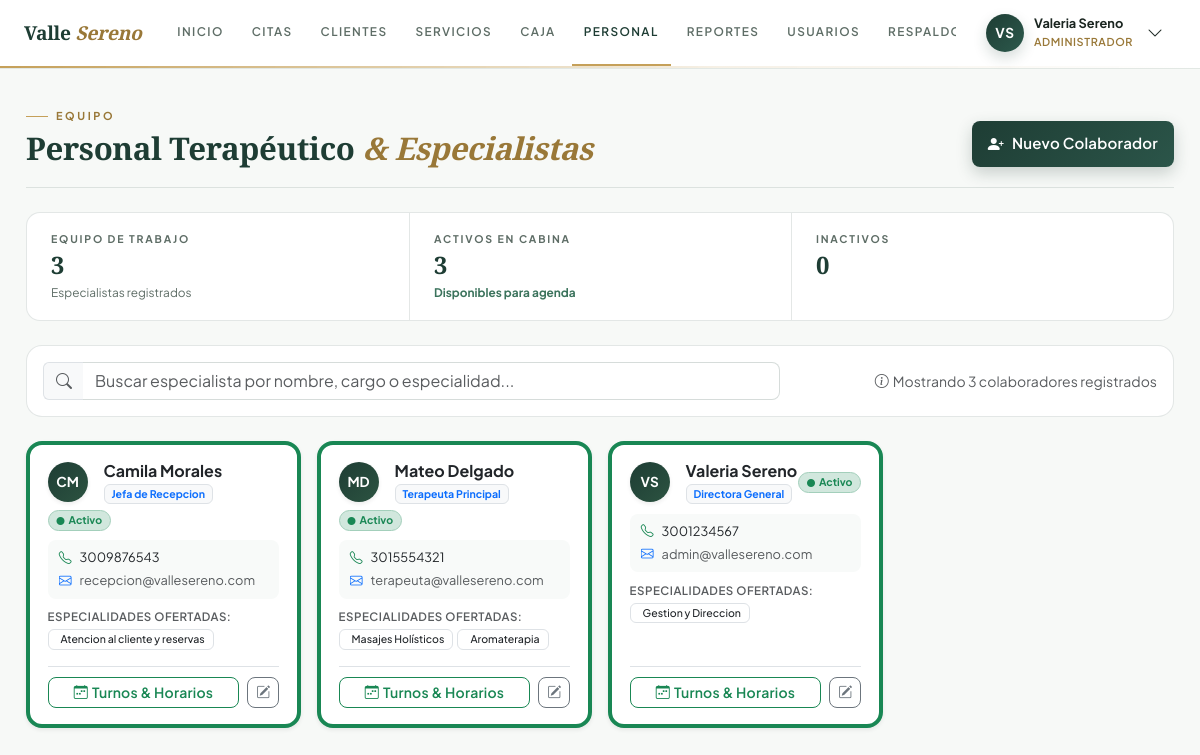
/index.php?c=empleados&a=index (signed in), run on the app's committed database.
### tables this page shows
CREATE TABLE IF NOT EXISTS empleados (
    id INT AUTO_INCREMENT PRIMARY KEY,
    nombre_completo VARCHAR(120) NOT NULL,
    telefono VARCHAR(20) NOT NULL,
    correo VARCHAR(100) NOT NULL UNIQUE,
    cargo VARCHAR(50) NOT NULL,
    especialidades TEXT NULL,
    estado ENUM('activo', 'inactivo') NOT NULL DEFAULT 'activo'
);

### app/controllers/EmpleadosController.php (called while the page is built, shortened)
<?php
require_once __DIR__ . '/../services/EmpleadoService.php';
class EmpleadosController {
    private EmpleadoService $service;
    public function __construct() {
        $this->service = new EmpleadoService();
    }
    public function index(): void {
        $empleados = $this->service->listarEmpleados();
        $activePage = 'empleados';
        $contentView = __DIR__ . '/../views/empleados/index.php';
        require_once __DIR__ . '/../views/layouts/main.php';
    }
}

### app/models/Empleado.php (called while the page is built, shortened)
<?php
require_once __DIR__ . '/Database.php';
class Empleado {
    private PDO $db;
    public function __construct() {
        $this->db = Database::getConnection();
    }
    public function getAll(string $estado = null): array {
        $sql = "SELECT * FROM empleados";
        $params = [];
        $sql .= " ORDER BY nombre_completo ASC";
        $stmt = $this->db->prepare($sql);
        $stmt->execute($params);
        return $stmt->fetchAll();
    }
}

### app/models/Database.php (called while the page is built, shortened)
<?php
class Database {
    private static ?PDO $instance = null;
    public static function getConnection(): PDO {
        if (self::$instance === null) {
            try {
                $dsn = "mysql:host=" . DB_HOST . ";port=" . DB_PORT . ";dbname=" . DB_NAME . ";charset=" . DB_CHARSET;
                $options = [
                    PDO::ATTR_ERRMODE            => PDO::ERRMODE_EXCEPTION,
                    PDO::ATTR_DEFAULT_FETCH_MODE => PDO::FETCH_ASSOC,
                    PDO::ATTR_EMULATE_PREPARES   => false,
                ];
                self::$instance = new PDO($dsn, DB_USER, DB_PASS, $options);
            } catch (PDOException $e) {
                error_log("Database connection error: " . $e->getMessage());
                http_response_code(500);
                $msg = (defined('APP_ENV') && APP_ENV === 'development')
                    ? 'Error de conexión a la base de datos: ' . $e->getMessage()
                    : 'Error del servidor: No se pudo conectar a la base de datos. Contacte al administrador.';
                die(json_encode([
                    'success' => false,
                    'message' => $msg
                ]));
            }
        }
        return self::$instance;
    }
}

### app/services/EmpleadoService.php (called while the page is built, shortened)
<?php
require_once __DIR__ . '/../models/Empleado.php';
class EmpleadoService {
    private Empleado $empleadoModel;
    public function __construct() {
        $this->empleadoModel = new Empleado();
    }
    public function listarEmpleados(string $estado = null): array {
        return $this->empleadoModel->getAll($estado);
    }
}

### app/views/empleados/index.php (the view, shortened to what this page needs)
<?php
$totalActivos = count(array_filter($empleados, fn($e) => $e['estado'] === 'activo'));
$totalInactivos = count($empleados) - $totalActivos;
?>
<div class="page-head">
    <div>
        <span class="kicker">Equipo</span>
        <h1 class="display-title">Personal Terapéutico <em>& Especialistas</em></h1>
    </div>
    <div class="page-head-actions">
        <button class="btn btn-spa-primary btn-sm px-3 d-inline-flex align-items-center gap-2" data-bs-toggle="modal" data-bs-target="#modalEmpleado" onclick="limpiarFormEmpleado()">
            <i class="bi bi-person-plus-fill fs-6"></i>
            <span>Nuevo Colaborador</span>
        </button>
    </div>
</div>
<div class="metrics">
    <div class="metric">
        <span class="metric-label">Equipo de Trabajo</span>
        <span class="metric-value"><?= count($empleados) ?></span>
        <span class="metric-note">Especialistas registrados</span>
    </div>
    <div class="metric">
        <span class="metric-label">Activos en Cabina</span>
        <span class="metric-value"><?= $totalActivos ?></span>
        <span class="metric-note"><strong>Disponibles para agenda</strong></span>
    </div>
    <div class="metric">
        <span class="metric-label">Inactivos</span>
        <span class="metric-value"><?= $totalInactivos ?></span>
    </div>
</div>
<div class="spa-card p-3 mb-4">
    <div class="row g-3 align-items-center">
        <div class="col-md-8">
            <div class="input-group">
                <span class="input-group-text bg-light border-end-0"><i class="bi bi-search text-muted"></i></span>
                <input type="text" id="busquedaTerapeuta" class="form-control border-start-0" placeholder="Buscar especialista por nombre, cargo o especialidad..." onkeyup="filtrarTerapeutas()">
            </div>
        </div>
        <div class="col-md-4 text-md-end">
            <small class="text-muted"><i class="bi bi-info-circle me-1"></i>Mostrando <?= count($empleados) ?> colaboradores registrados</small>
        </div>
    </div>
</div>
<div class="row g-3 mb-4" id="contenedorTerapeutas">
    <?php if (empty($empleados)): ?>
        <div class="col-12 text-center py-5 text-muted">
            <i class="bi bi-person-x fs-1 d-block mb-2 text-muted"></i>
            No hay personal terapéutico registrado en la base de datos.<br>
            <small>Haz clic en "Nuevo Colaborador" para agregar uno.</small>
        </div>
    <?php else: ?>
        <?php foreach ($empleados as $emp):
            $initials = strtoupper(substr($emp['nombre_completo'], 0, 1) . (strpos($emp['nombre_completo'], ' ') !== false ? substr($emp['nombre_completo'], strpos($emp['nombre_completo'], ' ') + 1, 1) : ''));
            $tagsEspecialidades = array_filter(array_map('trim', explode(',', $emp['especialidades'] ?? '')));
        ?>
            <div class="col-sm-6 col-lg-4 col-xl-3 tarjeta-terapeuta-item">
                <div class="spa-card p-4 h-100 position-relative d-flex flex-column justify-content-between border-top border-4 border-success shadow-sm hover-shadow transition-all">
                    <div>
                        <div class="d-flex align-items-center justify-content-between mb-3">
                            <div class="d-flex align-items-center gap-3">
                                <div class="rounded-circle d-flex align-items-center justify-content-center text-white fw-bold shadow-sm"
                                     style="width: 52px; height: 52px; font-size: 1.1rem; background: linear-gradient(135deg, var(--spa-primary), #2c5341);">
                                    <?= htmlspecialchars($initials) ?>
                                </div>
                                <div>
                                    <h6 class="fw-bold text-dark mb-0 fs-6"><?= htmlspecialchars($emp['nombre_completo']) ?></h6>
                                    <small class="badge bg-light text-primary border" style="font-size: 0.72rem;"><?= htmlspecialchars($emp['cargo']) ?></small>
                                </div>
                            </div>
                            <span class="badge rounded-pill <?= $emp['estado'] === 'activo' ? 'bg-success-subtle text-success border border-success-subtle' : 'bg-secondary-subtle text-secondary' ?> px-2 py-1" style="font-size: 0.7rem;">
                                <i class="bi bi-circle-fill me-1" style="font-size: 0.5rem;"></i><?= htmlspecialchars(ucfirst($emp['estado'])) ?>
                            </span>
                        </div>
                        <div class="p-2 px-3 rounded-3 mb-3" style="background: #f8faf9; font-size: 0.8rem;">
                            <div class="text-dark mb-1">
                                <i class="bi bi-telephone text-success me-2"></i><?= htmlspecialchars($emp['telefono']) ?>
                            </div>
                            <div class="text-muted text-truncate" title="<?= htmlspecialchars($emp['correo']) ?>">
                                <i class="bi bi-envelope text-primary me-2"></i><?= htmlspecialchars($emp['correo']) ?>
                            </div>
                        </div>
                        <div class="mb-3">
                            <small class="text-muted fw-semibold d-block mb-1" style="font-size: 0.72rem; text-transform: uppercase; letter-spacing: 0.5px;">Especialidades Ofertadas:</small>
                            <?php if (empty($tagsEspecialidades)): ?>
                                <small class="text-muted italic">Sin especialidades especificadas</small>
                            <?php else: ?>
                                <div class="d-flex flex-wrap gap-1">
                                    <?php foreach ($tagsEspecialidades as $tag): ?>
                                        <span class="badge bg-white text-dark border px-2 py-1 font-normal" style="font-size: 0.75rem; font-weight: 500;">
                                            <i class="bi bi-sparkles text-warning me-1"></i><?= htmlspecialchars($tag) ?>
                                        </span>
                                    <?php endforeach; ?>
                                </div>
                            <?php endif; ?>
                        </div>
                    </div>
                    <div class="pt-3 border-top d-flex gap-2 justify-content-between align-items-center">
                        <button class="btn btn-outline-success btn-sm w-100 d-inline-flex align-items-center justify-content-center gap-1" onclick="abrirHorarios(<?= $emp['id'] ?>, '<?= htmlspecialchars($emp['nombre_completo'], ENT_QUOTES) ?>')">
                            <i class="bi bi-calendar-week"></i>
                            <span>Turnos & Horarios</span>
                        </button>
                        <button class="btn btn-outline-secondary btn-sm px-2" title="Editar Perfil" onclick='editarEmpleado(<?= json_encode($emp, JSON_HEX_APOS | JSON_HEX_QUOT | JSON_HEX_TAG) ?>)'>
                            <i class="bi bi-pencil-square"></i>
                        </button>
                    </div>
                </div>
            </div>
        <?php endforeach; ?>
    <?php endif; ?>
</div>

### app/views/layouts/main.php (shortened to what this page needs)
<?php
$user = [
    'id'      => $_SESSION['usuario_id'] ?? 0,
    'usuario' => $_SESSION['usuario'] ?? 'Invitado',
    'nombre'  => $_SESSION['nombre'] ?? 'Usuario',
    'email'   => $_SESSION['email'] ?? '',
    'rol'     => $_SESSION['rol_nombre'] ?? 'Sin rol',
    'cargo'   => $_SESSION['cargo'] ?? 'Personal'
];
$activePage = $activePage ?? 'dashboard';
$nombreCompleto = trim($user['nombre']);
$partesNombre   = preg_split('/\s+/', $nombreCompleto);
$initials       = strtoupper(
    (isset($partesNombre[0]) ? mb_substr($partesNombre[0], 0, 1, 'UTF-8') : '') .
    (isset($partesNombre[1]) ? mb_substr($partesNombre[1], 0, 1, 'UTF-8') : '')
);
?>
<!DOCTYPE html>
<html lang="es">
<head>
    <link href="https://cdn.jsdelivr.net/npm/bootstrap@5.3.3/dist/css/bootstrap.min.css" rel="stylesheet">
    <link rel="stylesheet" href="https://cdn.jsdelivr.net/npm/bootstrap-icons@1.11.3/font/bootstrap-icons.min.css">
    <link href="public/css/spa-theme.css?v=2.5" rel="stylesheet">
</head>
<body class="app-body">
    <header class="masthead">
        <div class="masthead-inner">
            <a class="wordmark" href="index.php?c=dashboard&a=index">
                Valle <span>Sereno</span>
            </a>
            <nav class="mainnav" id="mainnav">
                <?php if ($user['rol'] !== 'Terapeuta'): ?>
                    <a href="index.php?c=dashboard&a=index"
                        class="nav-link-ed <?= $activePage === 'dashboard' ? 'is-active' : '' ?>"
                        title="Panel Principal">
                        <span>Inicio</span>
                    </a>
                <?php endif; ?>
                <a href="index.php?c=citas&a=index"
                    class="nav-link-ed <?= $activePage === 'citas' ? 'is-active' : '' ?>"
                    title="Citas & Agenda">
                    <span>Citas</span>
                </a>
                <?php if (in_array($user['rol'], ['Administrador', 'Recepcionista'])): ?>
                    <a href="index.php?c=clientes&a=index"
                        class="nav-link-ed <?= $activePage === 'clientes' ? 'is-active' : '' ?>"
                        title="Clientes">
                        <span>Clientes</span>
                    </a>
                <?php endif; ?>
                <a href="index.php?c=servicios&a=index"
                    class="nav-link-ed <?= $activePage === 'servicios' ? 'is-active' : '' ?>"
                    title="Servicios & Terapias">
                    <span>Servicios</span>
                </a>
                <?php if ($user['rol'] !== 'Terapeuta'): ?>
                    <a href="index.php?c=pagos&a=index"
                        class="nav-link-ed <?= $activePage === 'pagos' ? 'is-active' : '' ?>"
                        title="Caja & Pagos">
                        <span>Caja</span>
                    </a>
                    <a href="index.php?c=empleados&a=index"
                        class="nav-link-ed <?= $activePage === 'empleados' ? 'is-active' : '' ?>"
                        title="Personal Terapéutico">
                        <span>Personal</span>
                    </a>
                <?php endif; ?>
                <?php if ($user['rol'] === 'Administrador'): ?>
                    <a href="index.php?c=reportes&a=index"
                        class="nav-link-ed <?= $activePage === 'reportes' ? 'is-active' : '' ?>"
                        title="Reportes & Analítica">
                        <span>Reportes</span>
                    </a>
                    <a href="index.php?c=usuarios&a=index"
                        class="nav-link-ed <?= $activePage === 'usuarios' ? 'is-active' : '' ?>"
                        title="Gestión de Usuarios">
                        <span>Usuarios</span>
                    </a>
                    <a href="index.php?c=respaldos&a=index"
                        class="nav-link-ed <?= $activePage === 'respaldos' ? 'is-active' : '' ?>"
                        title="Respaldos & Mantenimiento">
                        <span>Respaldos</span>
                    </a>
                <?php endif; ?>
            </nav>
            <div class="masthead-end">
                <div class="dropdown">
                    <button class="user-chip" type="button" data-bs-toggle="dropdown" aria-expanded="false">
                        <span class="user-avatar-circle"><?= htmlspecialchars($initials, ENT_QUOTES, 'UTF-8') ?></span>
                        <span class="user-chip-name">
                            <strong><?= htmlspecialchars($user['nombre'], ENT_QUOTES, 'UTF-8') ?></strong>
                            <small><?= htmlspecialchars($user['rol'], ENT_QUOTES, 'UTF-8') ?></small>
                        </span>
                        <i class="bi bi-chevron-down ms-1"></i>
                    </button>
                </div>
            </div>
        </div>
    </header>
    <main class="page-wrap">
        <?php
        if (isset($contentView) && file_exists($contentView)) {
            include $contentView;
        } else {
            echo "<div class='alert alert-warning'>Vista no disponible.</div>";
        }
        ?>
    </main>
</body>
</html>

### data on the page
empleados: nombre_completo "VS", nombre_completo "Valeria Sereno", cargo "Directora General", estado "Activo", telefono "3001234567", correo "admin@vallesereno.com", especialidades "Gestion y Direccion"
empleados: nombre_completo "CM", nombre_completo "Camila Morales", cargo "Jefa de Recepcion", estado "Activo", telefono "3009876543", correo "recepcion@vallesereno.com", especialidades "Atencion al cliente y reservas"
empleados: nombre_completo "MD", nombre_completo "Mateo Delgado", cargo "Terapeuta Principal", estado "Activo", telefono "3015554321", correo "terapeuta@vallesereno.com", especialidades "Masajes Holísticos", especialidades "Aromaterapia"

### other printed values
$user['rol'] "ADMINISTRADOR"
count($empleados) "3"
$totalActivos "3"
$totalInactivos "0"
